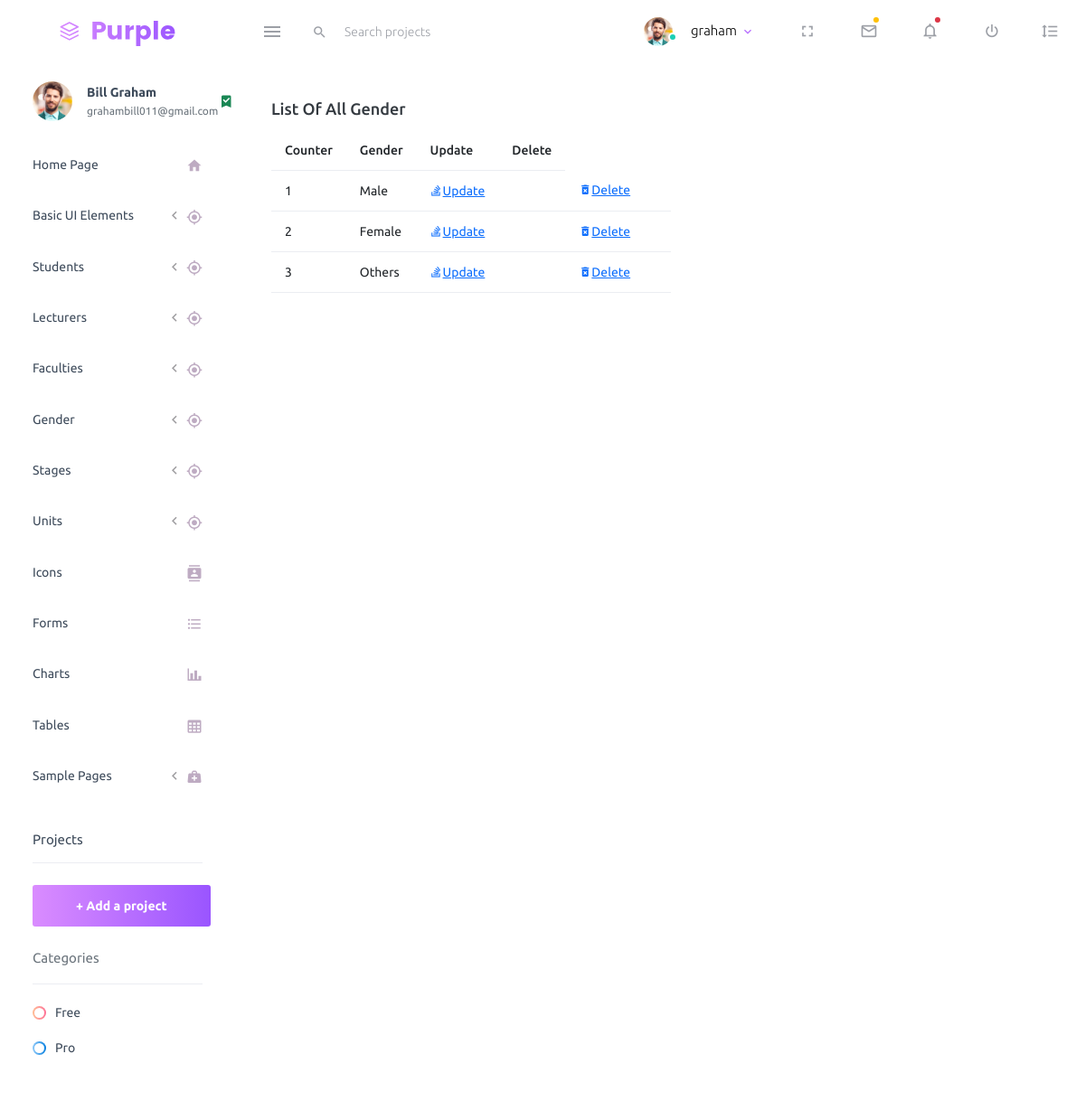
Before: /school/list-gender/ (signed in) with the older database file.
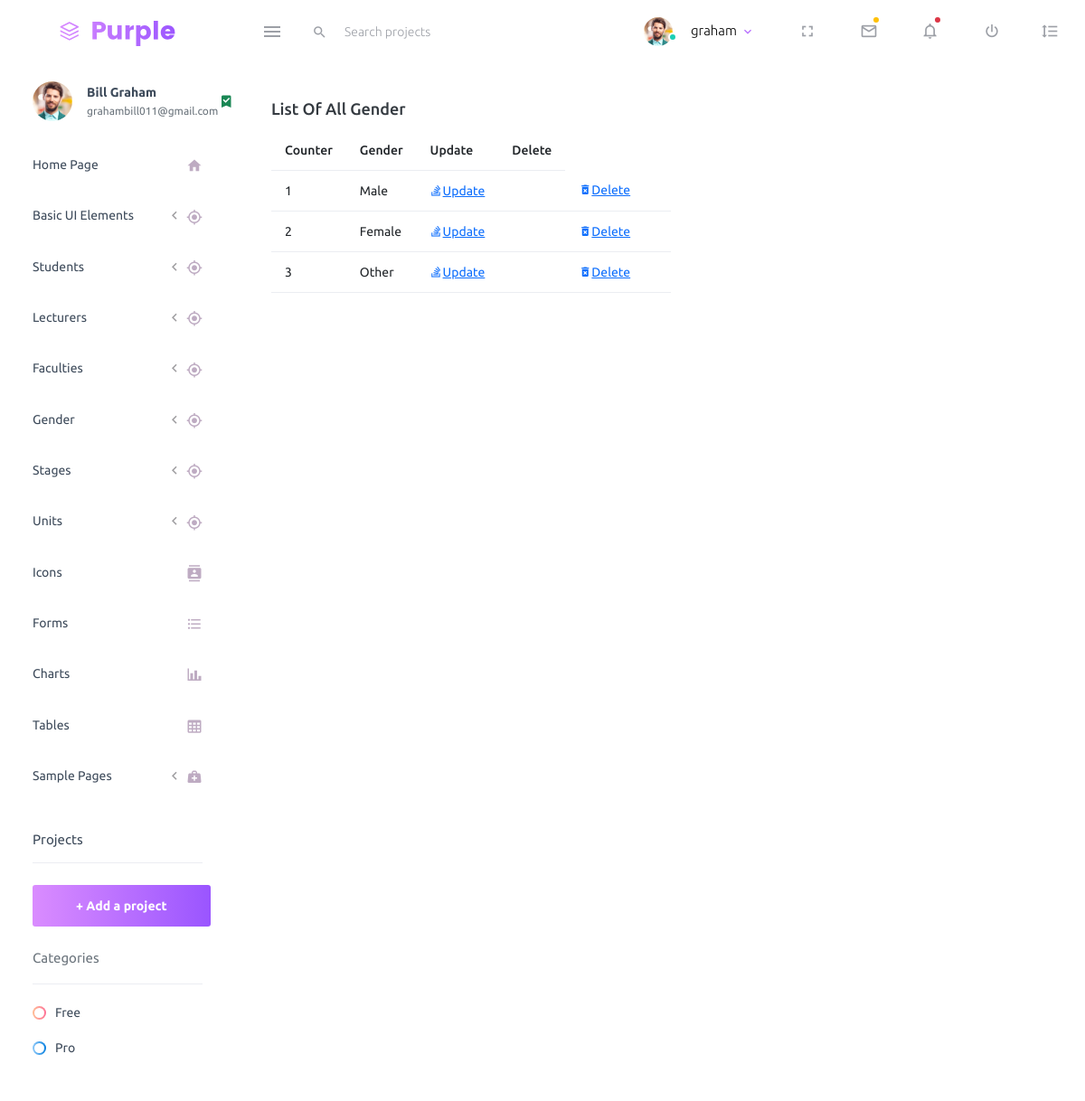
After: the same page with the newer database file.
### school/models.py (models this page shows, shortened)
class Gender(models.Model):
    gender=models.CharField(max_length=255, blank=True, null=True)

### school/views.py (the view)
# urls.py: path('list-gender/', views.ListGender, name='list-gender'),
@login_required
def ListGender(request):
	title = 'List of All gender'
	queryset = Gender.objects.all()
	context = {
	"title": title,
	"queryset": queryset,
	}
	return render(request, "school/list-gender.html", context)

### school/templates/school/list-gender.html (shortened to what this page needs)
{% extends 'index2.html' %}
{% load static %}
{% block content %}
<div class="row">
    <div class="col-12 grid-margin">
      <div class="card">
        <div class="card-body">
          <h4 class="card-title">{{title}}</h4>
          <div class="table-responsive">
            <table class="table">
              <thead>
                <tr>
                  <th>Counter</th>
                  <th>Gender</th>
                  <th>Update</th>
                  <th>Delete</th>
                </tr>
              </thead>
              <tbody>
                {% for instance in queryset %}
                    <tr>
                        <td>{{forloop.counter}}</td>
                        <td>{{instance.gender}}</td>
                        <td><a href="{% url 'school:edit-gender' instance.id%}" class="mdi mdi-stack-overflow">Update</a><td>
                        <td><a href="{% url 'school:delete-gender' instance.id%}" class="mdi mdi-delete-forever">Delete</a><td>
                    </tr>
                {% endfor %}
              </tbody>
            </table>
          </div>
        </div>
      </div>
    </div>
  </div>
  {% endblock content %}

Changed rows visible on the page:
removed Gender: gender "Others"
added Gender: gender "Other"
